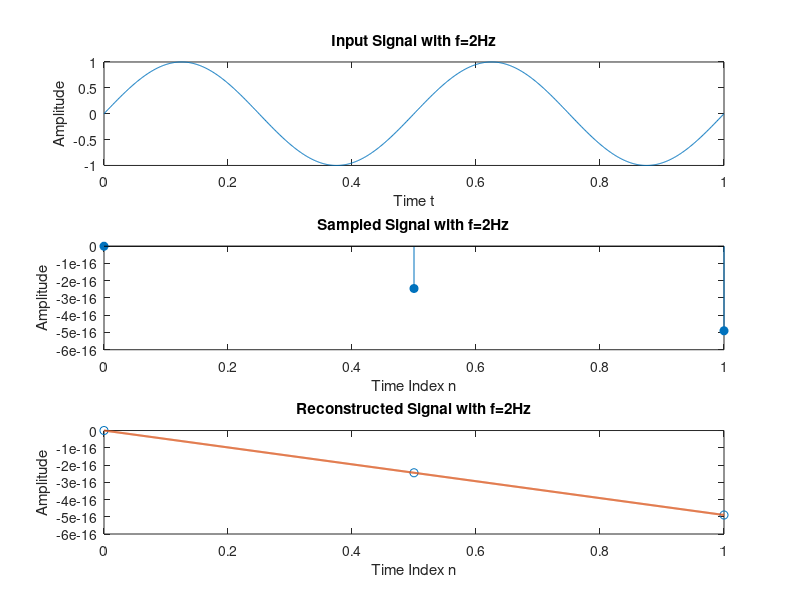

Reproduce this figure in MATLAB.
%CT signal Generation 
f=2;
T=1/f;
t=0:0.001:f*T;
y=sin(2*pi*f*t);
subplot(3,1,1);
plot(t,y);
xlabel('Time t');
ylabel('Amplitude');
title('Input Signal with f=2Hz');
%Sampling
Fs=2;
Ts=1/Fs;
n=0:Ts:f*T;
y_sampled=sin(2*pi*f*n);
subplot(3,1,2);
stem(n,y_sampled,'fill');
xlabel('Time Index n');
ylabel('Amplitude');
title('Sampled Signal with f=2Hz');
t_new=linspace(0,f*T,1001);
% t_new=linspace(0,2,25);
y_reconstruct=interp1(n,y_sampled,t_new,'spline');
subplot(3,1,3);
plot(n,y_sampled,'o', t_new,y_reconstruct,'-','linewidth',1.5);
xlabel('Time Index n');
ylabel('Amplitude');
title('Reconstructed Signal with f=2Hz');







